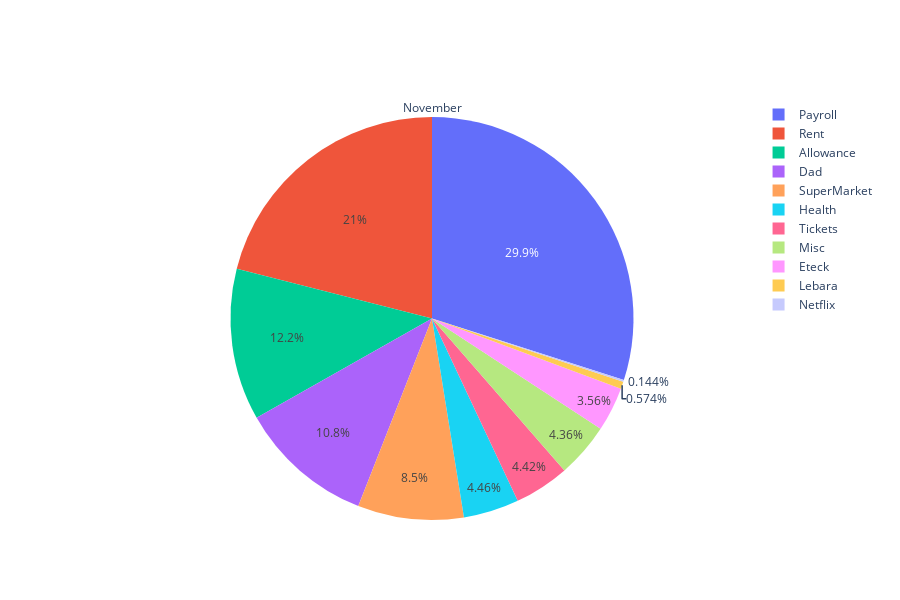
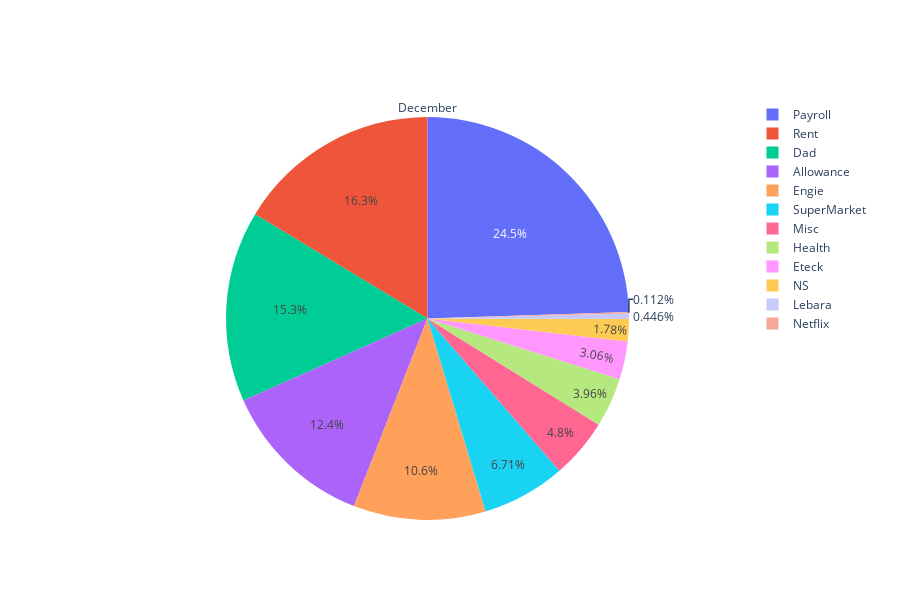
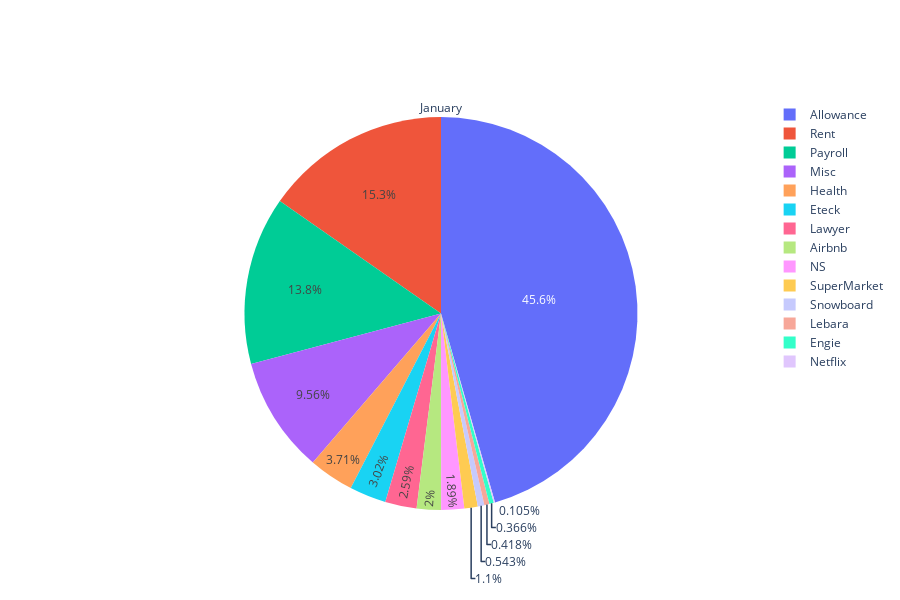
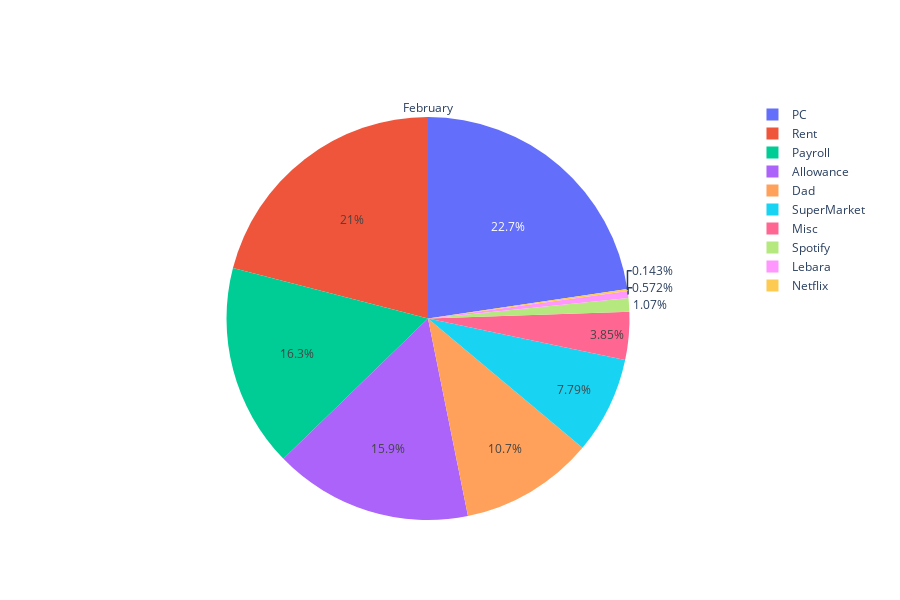

The notebook cell these images were saved under, in order:
### Code cell
#Pie plots for each month available by the user.. All the expenses and incomes are present sorted by month.
for i in range(len(list_of_names)):
    fig = go.Figure()
    fig.add_trace(go.Pie(labels=dataframes_list[i]['Utility'], values=dataframes_list[i]['Price'],name = Month[i],title=Month[i]))
    fig.update_layout(width = 900, height = 600)
    fig.show()

### Figure 1 — Plotly figure (JSON) as saved in the notebook; plotly's stock layout.template omitted (floating-point values rounded to 4 significant figures)
{"data": [{"labels": ["SuperMarket", "SuperMarket", "Payroll", "SuperMarket", "SuperMarket", "Misc", "SuperMarket", "Misc", "Misc", "SuperMarket", "SuperMarket", "Dad", "Netflix", "SuperMarket", "Payroll", "Rent", "SuperMarket", "SuperMarket", "Misc", "Misc", "SuperMarket", "SuperMarket", "SuperMarket", "Payroll", "SuperMarket", "Misc", "SuperMarket", "Misc", "SuperMarket", "SuperMarket", "Allowance", "Allowance", "SuperMarket", "Lebara", "Payroll", "SuperMarket", "Tickets", "SuperMarket", "Health", "Eteck", "SuperMarket", "Misc", "Misc", "Payroll", "SuperMarket"], "name": "November", "title": {"text": "November"}, "type": "pie", "values": [5.09, 23.6, 145.2, 3.98, 1.58, 19, 3, 6.15, 2, 3.75, 23.42, 302, 4, 9.92, 211.6, 585.8, 4.37, 17.06, 7.4, 4, 3.99, 4.73, 10.61, 146.1, 11.51, 0.55, 13.35, 3.95, 10.19, 1.05, 275, 64, 25.91, 16, 139.6, 18.35, 123, 10.89, 124.2, 99.31, 19, 5.46, 73, 191.6, 11.33]}], "layout": {"height": 600, "width": 900}}

### Figure 2 — Plotly figure (JSON) as saved in the notebook; plotly's stock layout.template omitted (floating-point values rounded to 4 significant figures)
{"data": [{"labels": ["NS", "Engie", "SuperMarket", "SuperMarket", "SuperMarket", "SuperMarket", "Payroll", "SuperMarket", "Netflix", "Dad", "SuperMarket", "Rent", "Misc", "SuperMarket", "Engie", "SuperMarket", "SuperMarket", "Payroll", "Misc", "SuperMarket", "SuperMarket", "Misc", "Allowance", "Allowance", "SuperMarket", "SuperMarket", "Payroll", "SuperMarket", "Lebara", "Misc", "Misc", "SuperMarket", "Misc", "Misc", "Misc", "SuperMarket", "SuperMarket", "Eteck", "Health", "Dad", "Engie", "SuperMarket", "Misc", "Misc", "SuperMarket", "Payroll", "NS", "Misc", "SuperMarket"], "name": "December", "title": {"text": "December"}, "type": "pie", "values": [43.99, 190, 20.53, 8, 5.27, 9.95, 252.0, 18.83, 4, 250, 5.45, 585.8, 28.5, 9.92, 176, 8.43, 25.15, 191.6, 13.48, 6.86, 5.15, 85.98, 290, 154, 3.08, 26.39, 200.1, 8.03, 16, 6.94, 3.25, 4.95, 0.7, 8, 10, 10.86, 7.23, 109.6, 142.2, 300, 14, 17.6, 4, 4.5, 3.76, 234.4, 19.73, 6.6, 35.15]}], "layout": {"height": 600, "width": 900}}

### Figure 3 — Plotly figure (JSON) as saved in the notebook; plotly's stock layout.template omitted (floating-point values rounded to 4 significant figures)
{"data": [{"labels": ["SuperMarket", "Misc", "Misc", "SuperMarket", "Allowance", "Payroll", "Misc", "Misc", "Misc", "Rent", "Misc", "SuperMarket", "Misc", "Misc", "Misc", "Netflix", "SuperMarket", "Misc", "Misc", "Payroll", "Misc", "Misc", "Misc", "Misc", "Misc", "Misc", "Snowboard", "Payroll", "Misc", "Airbnb", "Misc", "Allowance", "Allowance", "Lawyer", "Misc", "Lebara", "Eteck", "Health", "Engie", "Misc", "Misc", "Misc", "SuperMarket", "Misc", "Misc", "Misc", "NS", "Misc", "Misc", "SuperMarket"], "name": "January", "title": {"text": "January"}, "type": "pie", "values": [8.23, 7.25, 5.99, 13.42, 1300, 78.93, 41, 9.5, 30, 586, 6.2, 1.99, 7.5, 4, 3, 4, 5.41, 13.5, 32.07, 230.1, 40.5, 13, 4.5, 22.8, 2.2, 10, 20.79, 220, 13.5, 76.38, 13.3, 290, 154, 99.2, 22.14, 16, 115.5, 142.2, 14, 6, 13.48, 4.8, 6.4, 4.9, 5, 13.3, 72.27, 9, 7.56, 6.82]}], "layout": {"height": 600, "width": 900}}

### Figure 4 — Plotly figure (JSON) as saved in the notebook; plotly's stock layout.template omitted (floating-point values rounded to 4 significant figures)
{"data": [{"labels": ["Misc", "Misc", "Misc", "SuperMarket", "SuperMarket", "Misc", "SuperMarket", "Dad", "Rent", "Misc", "Misc", "Misc", "SuperMarket", "SuperMarket", "SuperMarket", "SuperMarket", "Netflix", "Payroll", "PC", "PC", "SuperMarket", "SuperMarket", "Misc", "Misc", "Misc", "SuperMarket", "SuperMarket", "Payroll", "SuperMarket", "SuperMarket", "Spotify", "Allowance", "Allowance", "Misc", "Misc", "Misc", "Payroll", "Misc", "SuperMarket", "SuperMarket", "Lebara", "SuperMarket", "Misc", "SuperMarket"], "name": "February", "title": {"text": "February"}, "type": "pie", "values": [11, 10, 3, 16.41, 29.11, 6.5, 6.74, 300, 586.2, 3.25, 3.25, 3.25, 10.85, 13.45, 6.23, 14.54, 4, 76.47, 554.1, 79.9, 5.87, 1.45, 4.95, 2.5, 5, 5.56, 6.83, 203.9, 30.03, 15.75, 30, 290, 155, 6.6, 12.8, 20, 175.6, 4.5, 6.68, 29, 16, 13.32, 11, 5.97]}], "layout": {"height": 600, "width": 900}}
